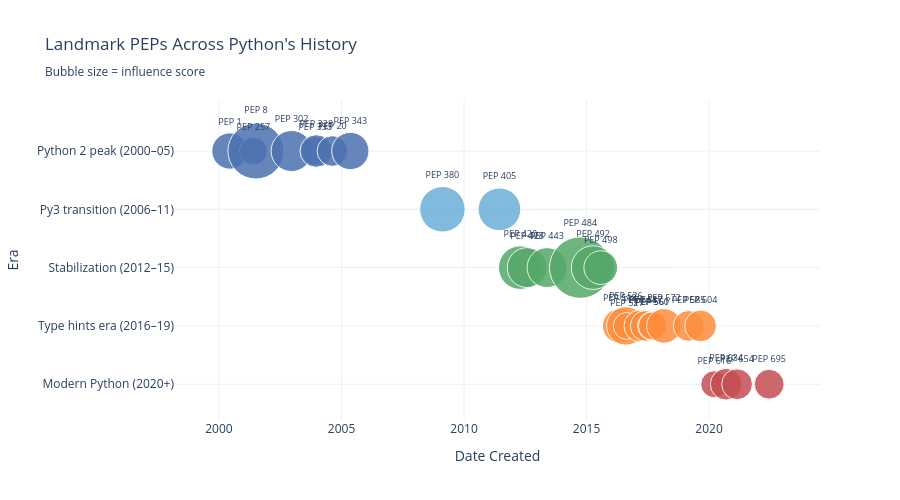

The notebook cell saved with this chart:
### Code cell
# Landmark PEPs per era — annotated timeline
landmarks_df = df[df["is_landmark"] == 1].sort_values("created")

fig5 = go.Figure()

ERA_COLORS = {
    "Pre-2000": "#aaaaaa",
    "Python 2 peak (2000–05)": "#4C72B0",
    "Py3 transition (2006–11)": "#6baed6",
    "Stabilization (2012–15)": "#55A868",
    "Type hints era (2016–19)": "#fd8d3c",
    "Modern Python (2020+)": "#C44E52",
}

for era in ERA_ORDER:
    sub = landmarks_df[landmarks_df["era"] == era]
    fig5.add_trace(go.Scatter(
        x=sub["created"],
        y=[era] * len(sub),
        mode="markers+text",
        text=sub["number"].astype(str).map(lambda n: f"PEP {n}"),
        textposition="top center",
        textfont=dict(size=9),
        marker=dict(size=sub["influence_score"] * 60 + 8,
                    color=ERA_COLORS[era], opacity=0.85,
                    line=dict(width=1, color="white")),
        name=era,
        hovertext=sub.apply(
            lambda r: f"<b>PEP {r['number']}</b>: {r['title']}<br>"
                      f"Score: {r['influence_score']:.2f} | Cited by: {r['cited_by_count']}",
            axis=1,
        ),
        hoverinfo="text",
    ))

fig5.update_layout(
    title="Landmark PEPs Across Python's History<br><sub>Bubble size = influence score</sub>",
    xaxis_title="Date Created",
    yaxis=dict(categoryorder="array", categoryarray=list(reversed(ERA_ORDER)), title="Era"),
    height=500,
    template="plotly_white",
    showlegend=False,
    hovermode="closest",
)
fig5.show()

### Figure 1 — Plotly figure (JSON) as saved in the notebook; plotly's stock layout.template omitted (floating-point values rounded to 4 significant figures)
{"data": [{"hoverinfo": "text", "hovertext": [], "marker": {"color": "#aaaaaa", "line": {"color": "white", "width": 1}, "opacity": 0.85, "size": []}, "mode": "markers+text", "name": "Pre-2000", "text": [], "textfont": {"size": 9}, "textposition": "top center", "type": "scatter", "x": [], "y": []}, {"hoverinfo": "text", "hovertext": ["<b>PEP 1</b>: PEP Purpose and Guidelines<br>Score: 0.47 | Cited by: 11", "<b>PEP 257</b>: Docstring Conventions<br>Score: 0.33 | Cited by: 2", "<b>PEP 8</b>: Style Guide for Python Code<br>Score: 0.80 | Cited by: 32", "<b>PEP 302</b>: New Import Hooks<br>Score: 0.55 | Cited by: 16", "<b>PEP 333</b>: Python Web Server Gateway Interface v1.0<br>Score: 0.35 | Cited by: 3", "<b>PEP 328</b>: Imports: Multi-Line and Absolute/Relative<br>Score: 0.41 | Cited by: 7", "<b>PEP 20</b>: The Zen of Python<br>Score: 0.38 | Cited by: 5", "<b>PEP 343</b>: The \"with\" Statement<br>Score: 0.49 | Cited by: 12"], "marker": {"color": "#4C72B0", "line": {"color": "white", "width": 1}, "opacity": 0.85, "size": [36.31, 27.88, 56.0, 41.0, 28.81, 32.56, 30.69, 37.25]}, "mode": "markers+text", "name": "Python 2 peak (2000–05)", "text": ["PEP 1", "PEP 257", "PEP 8", "PEP 302", "PEP 333", "PEP 328", "PEP 20", "PEP 343"], "textfont": {"size": 9}, "textposition": "top center", "type": "scatter", "x": ["2000-06-13T00:00:00.000000", "2001-05-29T00:00:00.000000", "2001-07-05T00:00:00.000000", "2002-12-19T00:00:00.000000", "2003-12-07T00:00:00.000000", "2003-12-21T00:00:00.000000", "2004-08-19T00:00:00.000000", "2005-05-13T00:00:00.000000"], "y": ["Python 2 peak (2000–05)", "Python 2 peak (2000–05)", "Python 2 peak (2000–05)", "Python 2 peak (2000–05)", "Python 2 peak (2000–05)", "Python 2 peak (2000–05)", "Python 2 peak (2000–05)", "Python 2 peak (2000–05)"]}, {"hoverinfo": "text", "hovertext": ["<b>PEP 380</b>: Syntax for Delegating to a Subgenerator<br>Score: 0.62 | Cited by: 8", "<b>PEP 405</b>: Python Virtual Environments<br>Score: 0.58 | Cited by: 5"], "marker": {"color": "#6baed6", "line": {"color": "white", "width": 1}, "opacity": 0.85, "size": [45.5, 42.69]}, "mode": "markers+text", "name": "Py3 transition (2006–11)", "text": ["PEP 380", "PEP 405"], "textfont": {"size": 9}, "textposition": "top center", "type": "scatter", "x": ["2009-02-13T00:00:00.000000", "2011-06-13T00:00:00.000000"], "y": ["Py3 transition (2006–11)", "Py3 transition (2006–11)"]}, {"hoverinfo": "text", "hovertext": ["<b>PEP 420</b>: Implicit Namespace Packages<br>Score: 0.59 | Cited by: 6", "<b>PEP 428</b>: The pathlib module -- object-oriented filesystem paths<br>Score: 0.53 | Cited by: 2", "<b>PEP 443</b>: Single-dispatch generic functions<br>Score: 0.53 | Cited by: 2", "<b>PEP 484</b>: Type Hints<br>Score: 0.89 | Cited by: 25", "<b>PEP 492</b>: Coroutines with async and await syntax<br>Score: 0.59 | Cited by: 6", "<b>PEP 498</b>: Literal String Interpolation<br>Score: 0.43 | Cited by: 8"], "marker": {"color": "#55A868", "line": {"color": "white", "width": 1}, "opacity": 0.85, "size": [43.62, 39.88, 39.88, 61.44, 43.62, 33.7]}, "mode": "markers+text", "name": "Stabilization (2012–15)", "text": ["PEP 420", "PEP 428", "PEP 443", "PEP 484", "PEP 492", "PEP 498"], "textfont": {"size": 9}, "textposition": "top center", "type": "scatter", "x": ["2012-04-19T00:00:00.000000", "2012-07-30T00:00:00.000000", "2013-05-22T00:00:00.000000", "2014-09-29T00:00:00.000000", "2015-04-09T00:00:00.000000", "2015-08-01T00:00:00.000000"], "y": ["Stabilization (2012–15)", "Stabilization (2012–15)", "Stabilization (2012–15)", "Stabilization (2012–15)", "Stabilization (2012–15)", "Stabilization (2012–15)"]}, {"hoverinfo": "text", "hovertext": ["<b>PEP 518</b>: Specifying Minimum Build System Requirements for Python Projects<br>Score: 0.44 | Cited by: 9", "<b>PEP 526</b>: Syntax for Variable Annotations<br>Score: 0.51 | Cited by: 13", "<b>PEP 527</b>: Removing Un(der)used file types/extensions on PyPI<br>Score: 0.32 | Cited by: 1", "<b>PEP 544</b>: Protocols: Structural subtyping (static duck typing)<br>Score: 0.40 | Cited by: 6", "<b>PEP 557</b>: Data Classes<br>Score: 0.38 | Cited by: 5", "<b>PEP 560</b>: Core support for typing module and generic types<br>Score: 0.35 | Cited by: 3", "<b>PEP 561</b>: Distributing and Packaging Type Information<br>Score: 0.33 | Cited by: 2", "<b>PEP 572</b>: Assignment Expressions<br>Score: 0.44 | Cited by: 9", "<b>PEP 585</b>: Type Hinting Generics In Standard Collections<br>Score: 0.38 | Cited by: 5", "<b>PEP 604</b>: Allow writing union types as ``X | Y``<br>Score: 0.39 | Cited by: 6"], "marker": {"color": "#fd8d3c", "line": {"color": "white", "width": 1}, "opacity": 0.85, "size": [34.44, 38.38, 26.94, 31.7, 30.83, 28.96, 28.02, 34.52, 30.73, 31.65]}, "mode": "markers+text", "name": "Type hints era (2016–19)", "text": ["PEP 518", "PEP 526", "PEP 527", "PEP 544", "PEP 557", "PEP 560", "PEP 561", "PEP 572", "PEP 585", "PEP 604"], "textfont": {"size": 9}, "textposition": "top center", "type": "scatter", "x": ["2016-05-10T00:00:00.000000", "2016-08-09T00:00:00.000000", "2016-08-23T00:00:00.000000", "2017-03-05T00:00:00.000000", "2017-06-02T00:00:00.000000", "2017-09-03T00:00:00.000000", "2017-09-09T00:00:00.000000", "2018-02-28T00:00:00.000000", "2019-03-03T00:00:00.000000", "2019-08-28T00:00:00.000000"], "y": ["Type hints era (2016–19)", "Type hints era (2016–19)", "Type hints era (2016–19)", "Type hints era (2016–19)", "Type hints era (2016–19)", "Type hints era (2016–19)", "Type hints era (2016–19)", "Type hints era (2016–19)", "Type hints era (2016–19)", "Type hints era (2016–19)"]}, {"hoverinfo": "text", "hovertext": ["<b>PEP 616</b>: String methods to remove prefixes and suffixes<br>Score: 0.32 | Cited by: 1", "<b>PEP 634</b>: Structural Pattern Matching: Specification<br>Score: 0.39 | Cited by: 6", "<b>PEP 654</b>: Exception Groups and except*<br>Score: 0.38 | Cited by: 5", "<b>PEP 695</b>: Type Parameter Syntax<br>Score: 0.36 | Cited by: 4"], "marker": {"color": "#C44E52", "line": {"color": "white", "width": 1}, "opacity": 0.85, "size": [26.98, 31.65, 30.7, 29.76]}, "mode": "markers+text", "name": "Modern Python (2020+)", "text": ["PEP 616", "PEP 634", "PEP 654", "PEP 695"], "textfont": {"size": 9}, "textposition": "top center", "type": "scatter", "x": ["2020-03-19T00:00:00.000000", "2020-09-12T00:00:00.000000", "2021-02-22T00:00:00.000000", "2022-06-15T00:00:00.000000"], "y": ["Modern Python (2020+)", "Modern Python (2020+)", "Modern Python (2020+)", "Modern Python (2020+)"]}], "layout": {"height": 500, "hovermode": "closest", "showlegend": false, "title": {"text": "Landmark PEPs Across Python's History<br><sub>Bubble size = influence score</sub>"}, "xaxis": {"title": {"text": "Date Created"}}, "yaxis": {"categoryarray": ["Modern Python (2020+)", "Type hints era (2016–19)", "Stabilization (2012–15)", "Py3 transition (2006–11)", "Python 2 peak (2000–05)", "Pre-2000"], "categoryorder": "array", "title": {"text": "Era"}}}}
